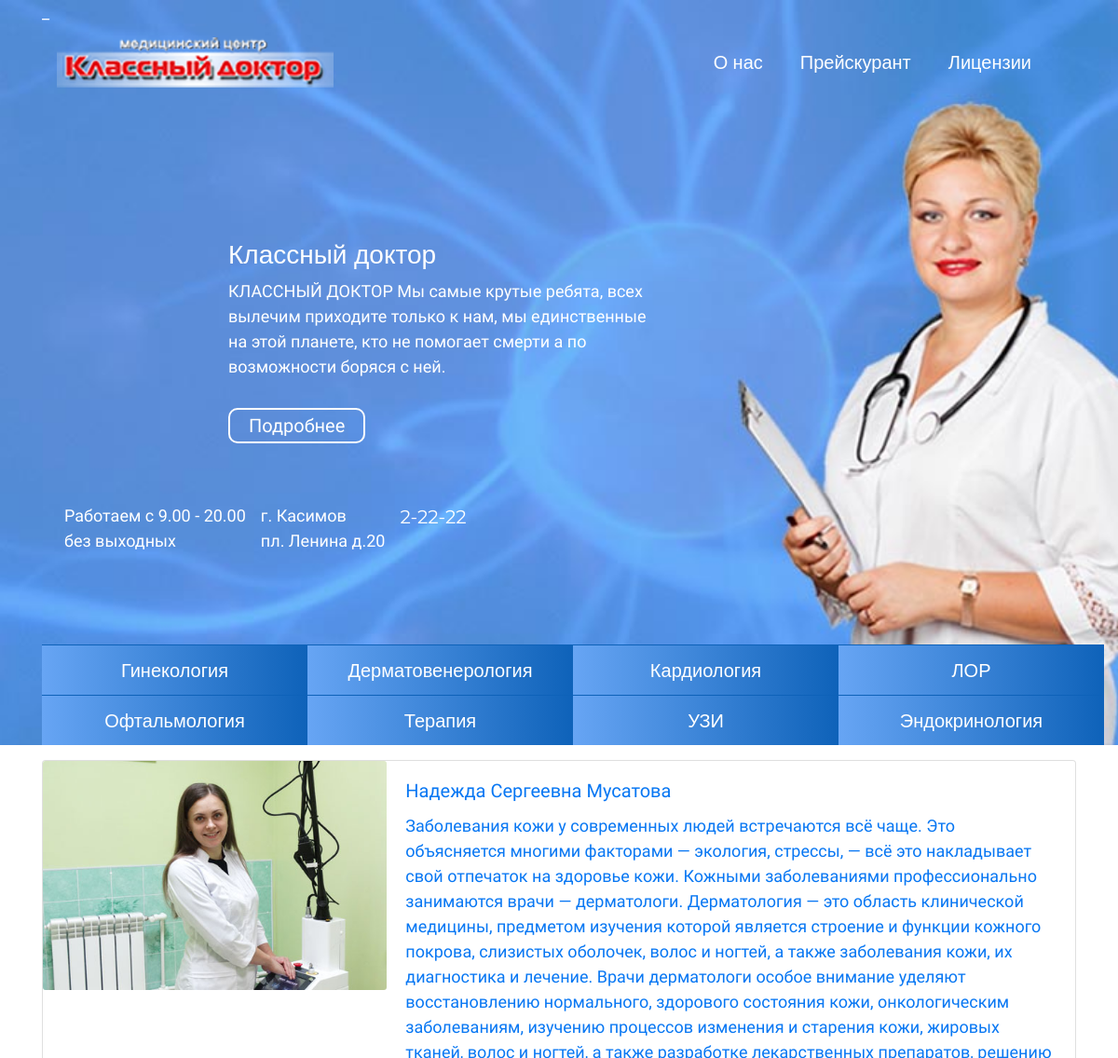
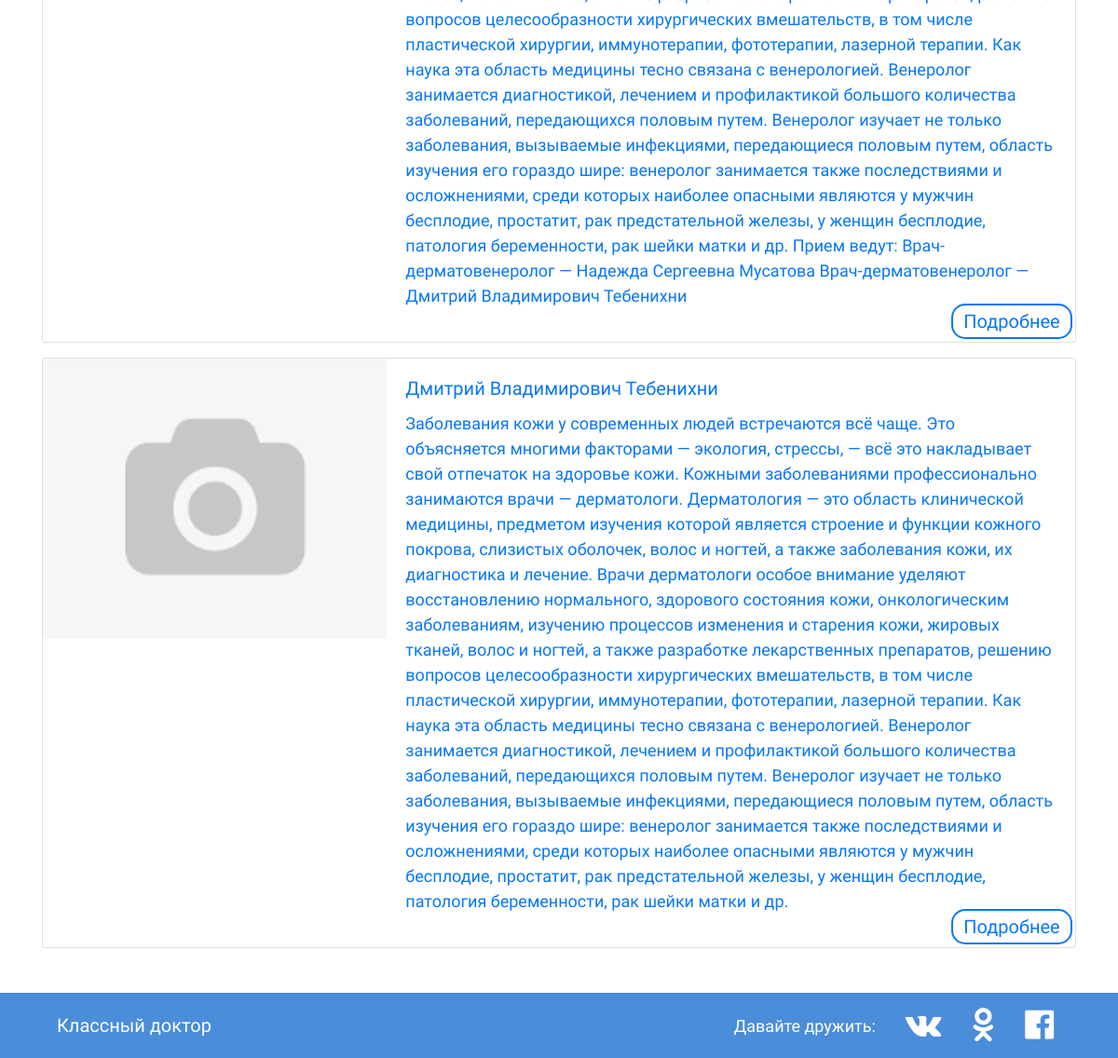
The page /spezialization/1/ on the database its author committed (2 pictures, top to bottom).
### cooldoctor/models.py (models this page shows, shortened)
class TopMenu(models.Model):
    title = models.CharField(max_length=250, verbose_name='Заголовок')
    content = models.TextField(verbose_name='Контент')
    def get_absolute_url(self):
        return reverse('information', kwargs={'pk': self.pk})
    class Meta:
        verbose_name = 'Информация о компании'
        verbose_name_plural = 'Информация о компании'

class Header(models.Model):
    title = models.CharField(max_length=250, default='Cool', verbose_name='Название')
    slogan = models.TextField(blank=True, verbose_name='Слоган')
    work_hours = models.CharField(max_length=250, verbose_name='Часы работы')
    address = models.CharField(max_length=250, verbose_name='Адрес')
    fon = models.CharField(max_length=250, verbose_name='Телефон')
    class Meta:
        verbose_name = 'Данные компании'
        verbose_name_plural = 'Данные компании'

class Specialization(models.Model):
    title = models.CharField(max_length=150, db_index=True, verbose_name='Специализация')
    def get_absolute_url(self):
        return reverse('specialization', kwargs={'specialization_id':self.pk})
    def __str__(self):
        return self.title
    class Meta:
        verbose_name = "Специализация"
        verbose_name_plural = 'Специализации'
        ordering = ['title']

class Doctor(models.Model):
    title = models.CharField(max_length=250, verbose_name='Заголовок')
    content = models.TextField(blank=True, verbose_name='Контент')
    photo = models.ImageField(upload_to='photos/%Y/%m/%d/', blank=True, verbose_name='Фото доктора')
    specialization = models.ForeignKey('Specialization', on_delete=models.PROTECT, verbose_name='Специализация')
    class Meta:
        verbose_name = 'Доктор'
        verbose_name_plural = 'Доктора'

### cooldoctor/views.py (the view)
# urls.py: path('spezialization/<int:specialization_id>/', SpecDoctor.as_view(), name= 'specialization')
class SpecDoctor(ListView):
    model = Doctor
    template_name = 'cooldoctor/specialization.html'
    context_object_name = 'doctors'
    def get_context_data(self, *, object_list=None, **kwargs):
        context = super().get_context_data(**kwargs)
        context['title'] = Specialization.objects.get(pk=self.kwargs['specialization_id'])
        return context
    def get_queryset(self):
        return  Doctor.objects.filter(specialization_id=self.kwargs['specialization_id'])

### cooldoctor/templatetags/inf_compamy.py (called while the page is built)
@register.inclusion_tag('cooldoctor/inf_company.html')
def inf_company(menu_class = 'main-promo'):
    inf = Header.objects.get(pk = 1)
    return {'inf': inf, 'menu_class': menu_class}

### cooldoctor/templatetags/topmenu.py (called while the page is built)
@register.inclusion_tag('cooldoctor/topmenu.html')
def show_topmenu(menu_class= 'navbar navbar-expand-sm'):
    article = TopMenu.objects.all()
    logo = Avatar.objects.get(pk = 1).avatar
    return {'article': article, 'menu_class': menu_class, 'logo': logo }

### cooldoctor/templatetags/view_specialization.py (called while the page is built)
@register.inclusion_tag('cooldoctor/view_specialization.html')
def view_specialization():
    view_spec = Specialization.objects.all()
    return {'view_spec': view_spec}

### cooldoctor/templates/cooldoctor/specialization.html
{% extends 'base.html' %}
{% load static %}
{% block content %}
    <div class="container ">
    {% for item in doctors %}
        <div class="card mb-3 mt-3" >
            <div class="row no-gutters">
                <div class="col-md-4">
                    {% if item.photo %}
                    <img src="{{item.photo.url}}" class="card-img" alt="{{ item.title }}">
                    {% else %}
                    <img src="{% static 'img/not.png' %}" class="card-img" alt="{{ item.title }}">
                    {% endif %}
                </div>
                <div class="col-md-8">
                    <div class="card-body">
                        <h5 class="card-title">{{item.title}}</h5>
                        <p class="card-text">{{item.content}}</p>
                        <a href="#" class="buttom-blue">Подробнее</a>
                    </div>
                </div>
            </div>
        </div>
    {% endfor %}
    </div>
{% endblock %}

### cooldoctor/templates/cooldoctor/topmenu.html
<nav class="navbar nav{{ menu_class }}">
    <a class="navbar-brand" href="{% url 'home' %}"><img src= "{{logo.url}}"  alt=""></a>
    <div class="collapse navbar-collapse" id="navbarNav">
        <ul class="navbar-nav ml-auto">
            {% for item in article %}
            <li class="nav-item active mr-4">
                <a class="nav-link" href="{{ item.get_absolute_url }}">{{ item.title }}</a>
            </li>
            {% endfor %}
        </ul>
    </div>
</nav>

### cooldoctor/templates/cooldoctor/inf_company.html
<section class="{{ menu_class }}">
    <h1 class="head-promo-title">{{ inf.title }}</h1>
    <p class="head-promo-text"> {{ inf.slogan }}</p>
    <a class="buttom main-buttom" href="#">Подробнее</a>
</section>
<nav class="navbar navbar-expand-sm">
    <ul class ="navbar-nav mt-5">
        <li class="nav-link" > {{ inf.work_hours|safe }}   </li>
        <li class="nav-link"> {{ inf.address|safe }}</li>
        <li class="nav-link"><a class="main-info-link" href="tel:+7 (49131) 2  22 22">{{  inf.fon }} </a></li>
    </ul>
</nav>

### cooldoctor/templates/cooldoctor/view_specialization.html
<nav class="menu-bottom">
    <ul>
        {% for item in view_spec %}
        <li><a href="{{ item.get_absolute_url }}">{{ item.title }}</a></li>
        {% endfor %}
    </ul>
</nav>

### clinicsite/static/css/style.css (style rules this page uses)
body { min-width: 32px; font-size: 18px; font-family: "PT Sans", sans-serif; color: #0877f3; }
h1 { font-family: "Montserrat", sans-serif; font-size: 28px; }
ul { list-style: none; margin: 0; padding-left: 0; }
.buttom { display: inline-block; margin-top: 15px; border: 2px solid white; padding: 2px 20px; border-radius: 10px; text-decoration: none; font-size: 20px; color: white; }
.buttom-blue { display: inline-block; width: 130px; text-align: center; border: 2px solid #0877f3; padding: 2px 0px; border-radius: 15px; text-decoration: none; font-size: 20px; color: #0877f3; position: absolute; bottom: 3px; right: 3px; }
.main-header ul li a { color: #ffffff; font-family: "Montserrat", sans-serif; font-size: 20px; }
.main-header ul li a::after { content: ''; display: block; width: 100%; background-color: #fff; height: 1px; transform: scale(0); transition: all .3s; }
.main-promo { position: relative; max-width: 450px; margin-left: 200px; margin-top: 150px; }
.menu-bottom { position: absolute; width: 100%; bottom: 0px; }
.menu-bottom li { float: left; width: 25%; background: linear-gradient(90deg, rgba(103,165,244,1) 0%, rgba(14,98,185,1) 100%); height:3em; border-top: 1px solid rgba(14,98,185,1); text-align: center; line-height: 3em; list-style: none; margin: 0; }
.menu-bottom li a { display: block; height: 3em; }

### rows shown on the page
TopMenu: title "О нас"
TopMenu: title "Прейскурант"
TopMenu: title "Лицензии"
Header: title "Классный доктор", slogan "КЛАССНЫЙ ДОКТОР Мы самые крутые ребята, всех вылечим приходите только к нам, мы единственные на этой планете, кто не помогает смерти а по возможности боряся с ней.", work_hours "Работаем c 9.00 - 20.00 без выходных", address "г. Касимов пл. Ленина д.20", fon "2-22-22"
Specialization: title "Гинекология"
Specialization: title "Дерматовенерология"
Specialization: title "Кардиология"
Specialization: title "ЛОР"
Specialization: title "Офтальмология"
Specialization: title "Терапия"
Specialization: title "УЗИ"
Specialization: title "Эндокринология"
Doctor: photo (picture), title "Надежда Сергеевна Мусатова", content "Заболевания кожи у современных людей встречаются всё чаще. Это объясняется многими факторами — экология, стрессы, — всё это накладывает свой отпечаток на здоровье кожи. Кожными заболеваниями профессионально занимаются врачи — дерматологи. Дерматология — это область клинической медицины, предметом изучения которой является строение и функции кожного покрова, слизистых оболочек, волос и ногтей, а также заболевания кожи, их диагностика и лечение. Врачи дерматологи особое внимание уделяют восстановлению нормального, здорового состояния кожи, онкологическим заболеваниям, изучению процессов изменения и старения кожи, жировых тканей, волос и ногтей, а также разработке лекарственных препаратов,…"
Doctor: title "Дмитрий Владимирович Тебенихни", content "Заболевания кожи у современных людей встречаются всё чаще. Это объясняется многими факторами — экология, стрессы, — всё это накладывает свой отпечаток на здоровье кожи. Кожными заболеваниями профессионально занимаются врачи — дерматологи. Дерматология — это область клинической медицины, предметом изучения которой является строение и функции кожного покрова, слизистых оболочек, волос и ногтей, а также заболевания кожи, их диагностика и лечение. Врачи дерматологи особое внимание уделяют восстановлению нормального, здорового состояния кожи, онкологическим заболеваниям, изучению процессов изменения и старения кожи, жировых тканей, волос и ногтей, а также разработке лекарственных препаратов,…"
